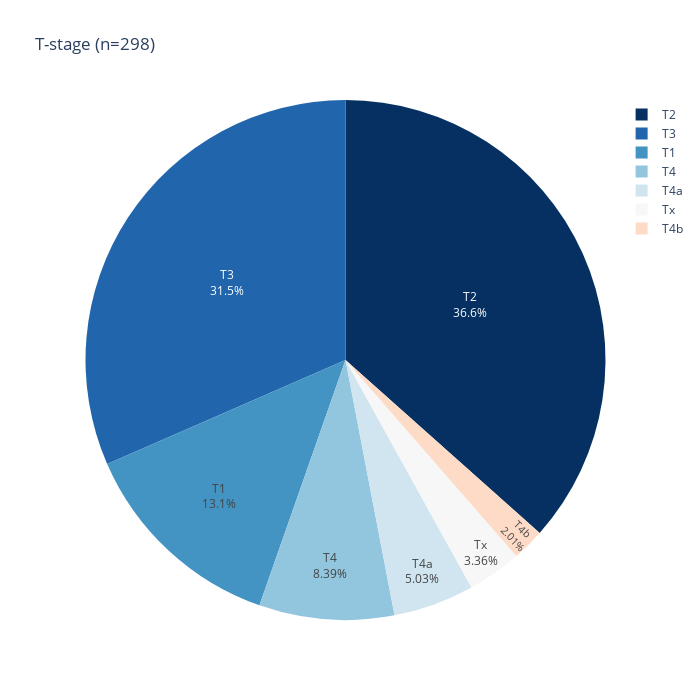

The notebook cell saved with this chart:
### Code cell
fig = px.pie(data_raw, names='T-stage', title='T-stage (n=298)', hover_data=['T-stage'], labels={'T-stage':'T-stage'},  width=700, height=700, color_discrete_sequence=px.colors.sequential.RdBu_r)
fig.update_traces(textposition='inside', textinfo='percent+label')
fig.show()

### Figure 1 — Plotly figure (JSON) as saved in the notebook; plotly's stock layout.template omitted (floating-point values rounded to 4 significant figures; data arrays with more than 128 entries replaced by an {"elided": "..."} marker saying what was removed)
{"data": [{"customdata": {"elided": "298x1 str values"}, "domain": {"x": [0, 1], "y": [0, 1]}, "hovertemplate": "T-stage=%{customdata[0]}<extra></extra>", "labels": {"elided": "298 str values"}, "legendgroup": "", "name": "", "showlegend": true, "textinfo": "percent+label", "textposition": "inside", "type": "pie"}], "layout": {"height": 700, "legend": {"tracegroupgap": 0}, "piecolorway": ["rgb(5,48,97)", "rgb(33,102,172)", "rgb(67,147,195)", "rgb(146,197,222)", "rgb(209,229,240)", "rgb(247,247,247)", "rgb(253,219,199)", "rgb(244,165,130)", "rgb(214,96,77)", "rgb(178,24,43)", "rgb(103,0,31)"], "title": {"text": "T-stage (n=298)"}, "width": 700}}
